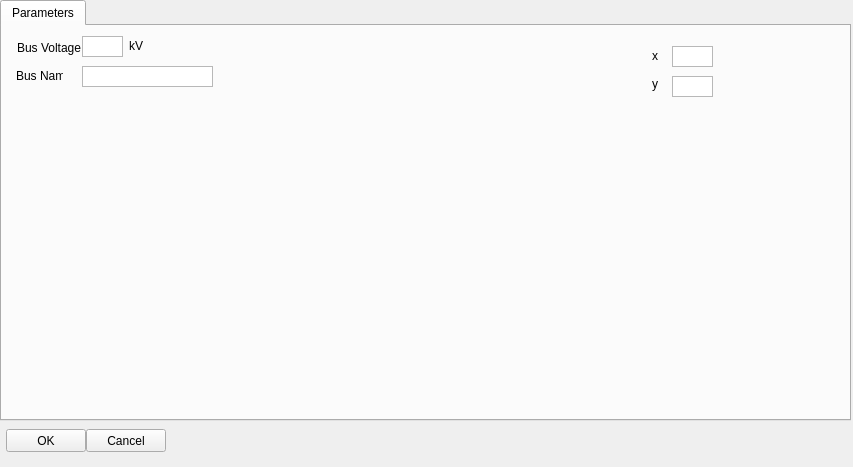
<?xml version="1.0" encoding="UTF-8"?>
<ui version="4.0">
 <class>Form</class>
 <widget class="QWidget" name="Form">
  <property name="geometry">
   <rect>
    <x>0</x>
    <y>0</y>
    <width>853</width>
    <height>467</height>
   </rect>
  </property>
  <property name="windowTitle">
   <string>Bus</string>
  </property>
  <widget class="QTabWidget" name="tabWidget">
   <property name="geometry">
    <rect>
     <x>0</x>
     <y>0</y>
     <width>851</width>
     <height>421</height>
    </rect>
   </property>
   <property name="currentIndex">
    <number>0</number>
   </property>
   <widget class="QWidget" name="tab">
    <attribute name="title">
     <string>Parameters</string>
    </attribute>
    <widget class="QLabel" name="vn_kv_label">
     <property name="geometry">
      <rect>
       <x>15</x>
       <y>14</y>
       <width>121</width>
       <height>16</height>
      </rect>
     </property>
     <property name="text">
      <string>Bus Voltage</string>
     </property>
    </widget>
    <widget class="QTextEdit" name="vn_kv">
     <property name="geometry">
      <rect>
       <x>80</x>
       <y>10</y>
       <width>41</width>
       <height>21</height>
      </rect>
     </property>
     <property name="inputMethodHints">
      <set>Qt::ImhDigitsOnly</set>
     </property>
     <property name="verticalScrollBarPolicy">
      <enum>Qt::ScrollBarAlwaysOff</enum>
     </property>
     <property name="acceptRichText">
      <bool>true</bool>
     </property>
    </widget>
    <widget class="QLabel" name="name_label">
     <property name="geometry">
      <rect>
       <x>14</x>
       <y>40</y>
       <width>47</width>
       <height>20</height>
      </rect>
     </property>
     <property name="text">
      <string>Bus Name</string>
     </property>
    </widget>
    <widget class="QTextEdit" name="name">
     <property name="geometry">
      <rect>
       <x>80</x>
       <y>40</y>
       <width>131</width>
       <height>21</height>
      </rect>
     </property>
     <property name="inputMethodHints">
      <set>Qt::ImhNone</set>
     </property>
     <property name="verticalScrollBarPolicy">
      <enum>Qt::ScrollBarAlwaysOff</enum>
     </property>
    </widget>
    <widget class="QLabel" name="vn_kv_label_2">
     <property name="geometry">
      <rect>
       <x>127</x>
       <y>15</y>
       <width>121</width>
       <height>10</height>
      </rect>
     </property>
     <property name="text">
      <string>kV</string>
     </property>
    </widget>
    <widget class="QTextEdit" name="x_coord">
     <property name="geometry">
      <rect>
       <x>670</x>
       <y>20</y>
       <width>41</width>
       <height>21</height>
      </rect>
     </property>
     <property name="inputMethodHints">
      <set>Qt::ImhDigitsOnly</set>
     </property>
     <property name="verticalScrollBarPolicy">
      <enum>Qt::ScrollBarAlwaysOff</enum>
     </property>
     <property name="acceptRichText">
      <bool>true</bool>
     </property>
    </widget>
    <widget class="QLabel" name="vn_kv_label_4">
     <property name="geometry">
      <rect>
       <x>650</x>
       <y>25</y>
       <width>31</width>
       <height>10</height>
      </rect>
     </property>
     <property name="text">
      <string>x</string>
     </property>
    </widget>
    <widget class="QLabel" name="vn_kv_label_5">
     <property name="geometry">
      <rect>
       <x>650</x>
       <y>50</y>
       <width>31</width>
       <height>16</height>
      </rect>
     </property>
     <property name="text">
      <string>y</string>
     </property>
    </widget>
    <widget class="QTextEdit" name="y_coord">
     <property name="geometry">
      <rect>
       <x>670</x>
       <y>50</y>
       <width>41</width>
       <height>21</height>
      </rect>
     </property>
     <property name="inputMethodHints">
      <set>Qt::ImhDigitsOnly</set>
     </property>
     <property name="verticalScrollBarPolicy">
      <enum>Qt::ScrollBarAlwaysOff</enum>
     </property>
     <property name="acceptRichText">
      <bool>true</bool>
     </property>
    </widget>
   </widget>
  </widget>
  <widget class="QPushButton" name="ok">
   <property name="geometry">
    <rect>
     <x>6</x>
     <y>429</y>
     <width>80</width>
     <height>23</height>
    </rect>
   </property>
   <property name="text">
    <string>OK</string>
   </property>
  </widget>
  <widget class="QPushButton" name="cancel">
   <property name="geometry">
    <rect>
     <x>86</x>
     <y>429</y>
     <width>80</width>
     <height>23</height>
    </rect>
   </property>
   <property name="text">
    <string>Cancel</string>
   </property>
  </widget>
 </widget>
 <resources/>
 <connections/>
</ui>
